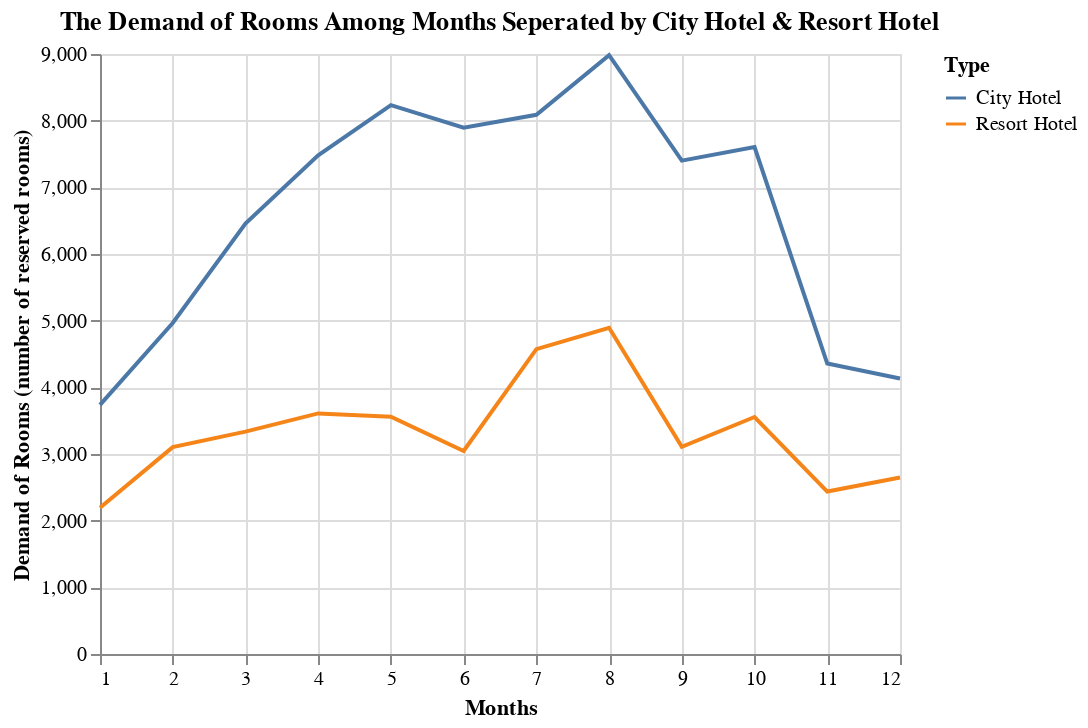

Notebook cell for this chart:
### Code cell
alt.Chart(dfByMonthDemand).mark_line().encode(
    x=alt.X('arrival_date_month', title='Months'),
    y=alt.Y('hotel', title='Demand of Rooms (number of reserved rooms)'),
    color='Type'
).properties(
    title='The Demand of Rooms Among Months Seperated by City Hotel & Resort Hotel'
)

### Figure 1 — Vega-Lite specification as saved in the notebook (floating-point values rounded to 4 significant figures)
{"config": {"view": {"continuousWidth": 400, "continuousHeight": 300}}, "data": {"name": "data-73cec15617bd98478f9ce33fce7cca41"}, "mark": "line", "encoding": {"color": {"type": "nominal", "field": "Type"}, "x": {"type": "quantitative", "field": "arrival_date_month", "title": "Months"}, "y": {"type": "quantitative", "field": "hotel", "title": "Demand of Rooms (number of reserved rooms)"}}, "title": "The Demand of Rooms Among Months Seperated by City Hotel & Resort Hotel", "$schema": "https://vega.github.io/schema/vega-lite/v4.8.1.json", "datasets": {"data-73cec15617bd98478f9ce33fce7cca41": [{"arrival_date_month": 1, "hotel": 2193, "is_canceled": 2193, "lead_time": 2193, "arrival_date_year": 2193, "arrival_date_week_number": 2193, "arrival_date_day_of_month": 2193, "stays_in_weekend_nights": 2193, "stays_in_week_nights": 2193, "adults": 2193, "children": 2193, "babies": 2193, "meal": 2193, "country": 2138, "market_segment": 2193, "distribution_channel": 2193, "is_repeated_guest": 2193, "previous_cancellations": 2193, "previous_bookings_not_canceled": 2193, "reserved_room_type": 2193, "assigned_room_type": 2193, "booking_changes": 2193, "deposit_type": 2193, "days_in_waiting_list": 2193, "customer_type": 2193, "adr": 2193, "required_car_parking_spaces": 2193, "total_of_special_requests": 2193, "reservation_status": 2193, "reservation_status_date": 2193, "Type": "Resort Hotel"}, {"arrival_date_month": 2, "hotel": 3103, "is_canceled": 3103, "lead_time": 3103, "arrival_date_year": 3103, "arrival_date_week_number": 3103, "arrival_date_day_of_month": 3103, "stays_in_weekend_nights": 3103, "stays_in_week_nights": 3103, "adults": 3103, "children": 3103, "babies": 3103, "meal": 3103, "country": 3047, "market_segment": 3103, "distribution_channel": 3103, "is_repeated_guest": 3103, "previous_cancellations": 3103, "previous_bookings_not_canceled": 3103, "reserved_room_type": 3103, "assigned_room_type": 3103, "booking_changes": 3103, "deposit_type": 3103, "days_in_waiting_list": 3103, "customer_type": 3103, "adr": 3103, "required_car_parking_spaces": 3103, "total_of_special_requests": 3103, "reservation_status": 3103, "reservation_status_date": 3103, "Type": "Resort Hotel"}, {"arrival_date_month": 3, "hotel": 3336, "is_canceled": 3336, "lead_time": 3336, "arrival_date_year": 3336, "arrival_date_week_number": 3336, "arrival_date_day_of_month": 3336, "stays_in_weekend_nights": 3336, "stays_in_week_nights": 3336, "adults": 3336, "children": 3336, "babies": 3336, "meal": 3336, "country": 3281, "market_segment": 3336, "distribution_channel": 3336, "is_repeated_guest": 3336, "previous_cancellations": 3336, "previous_bookings_not_canceled": 3336, "reserved_room_type": 3336, "assigned_room_type": 3336, "booking_changes": 3336, "deposit_type": 3336, "days_in_waiting_list": 3336, "customer_type": 3336, "adr": 3336, "required_car_parking_spaces": 3336, "total_of_special_requests": 3336, "reservation_status": 3336, "reservation_status_date": 3336, "Type": "Resort Hotel"}, {"arrival_date_month": 4, "hotel": 3609, "is_canceled": 3609, "lead_time": 3609, "arrival_date_year": 3609, "arrival_date_week_number": 3609, "arrival_date_day_of_month": 3609, "stays_in_weekend_nights": 3609, "stays_in_week_nights": 3609, "adults": 3609, "children": 3609, "babies": 3609, "meal": 3609, "country": 3569, "market_segment": 3609, "distribution_channel": 3609, "is_repeated_guest": 3609, "previous_cancellations": 3609, "previous_bookings_not_canceled": 3609, "reserved_room_type": 3609, "assigned_room_type": 3609, "booking_changes": 3609, "deposit_type": 3609, "days_in_waiting_list": 3609, "customer_type": 3609, "adr": 3609, "required_car_parking_spaces": 3609, "total_of_special_requests": 3609, "reservation_status": 3609, "reservation_status_date": 3609, "Type": "Resort Hotel"}, {"arrival_date_month": 5, "hotel": 3559, "is_canceled": 3559, "lead_time": 3559, "arrival_date_year": 3559, "arrival_date_week_number": 3559, "arrival_date_day_of_month": 3559, "stays_in_weekend_nights": 3559, "stays_in_week_nights": 3559, "adults": 3559, "children": 3559, "babies": 3559, "meal": 3559, "country": 3547, "market_segment": 3559, "distribution_channel": 3559, "is_repeated_guest": 3559, "previous_cancellations": 3559, "previous_bookings_not_canceled": 3559, "reserved_room_type": 3559, "assigned_room_type": 3559, "booking_changes": 3559, "deposit_type": 3559, "days_in_waiting_list": 3559, "customer_type": 3559, "adr": 3559, "required_car_parking_spaces": 3559, "total_of_special_requests": 3559, "reservation_status": 3559, "reservation_status_date": 3559, "Type": "Resort Hotel"}, {"arrival_date_month": 6, "hotel": 3045, "is_canceled": 3045, "lead_time": 3045, "arrival_date_year": 3045, "arrival_date_week_number": 3045, "arrival_date_day_of_month": 3045, "stays_in_weekend_nights": 3045, "stays_in_week_nights": 3045, "adults": 3045, "children": 3045, "babies": 3045, "meal": 3045, "country": 3033, "market_segment": 3045, "distribution_channel": 3045, "is_repeated_guest": 3045, "previous_cancellations": 3045, "previous_bookings_not_canceled": 3045, "reserved_room_type": 3045, "assigned_room_type": 3045, "booking_changes": 3045, "deposit_type": 3045, "days_in_waiting_list": 3045, "customer_type": 3045, "adr": 3045, "required_car_parking_spaces": 3045, "total_of_special_requests": 3045, "reservation_status": 3045, "reservation_status_date": 3045, "Type": "Resort Hotel"}, {"arrival_date_month": 7, "hotel": 4573, "is_canceled": 4573, "lead_time": 4573, "arrival_date_year": 4573, "arrival_date_week_number": 4573, "arrival_date_day_of_month": 4573, "stays_in_weekend_nights": 4573, "stays_in_week_nights": 4573, "adults": 4573, "children": 4573, "babies": 4573, "meal": 4573, "country": 4540, "market_segment": 4573, "distribution_channel": 4573, "is_repeated_guest": 4573, "previous_cancellations": 4573, "previous_bookings_not_canceled": 4573, "reserved_room_type": 4573, "assigned_room_type": 4573, "booking_changes": 4573, "deposit_type": 4573, "days_in_waiting_list": 4573, "customer_type": 4573, "adr": 4573, "required_car_parking_spaces": 4573, "total_of_special_requests": 4573, "reservation_status": 4573, "reservation_status_date": 4573, "Type": "Resort Hotel"}, {"arrival_date_month": 8, "hotel": 4894, "is_canceled": 4894, "lead_time": 4894, "arrival_date_year": 4894, "arrival_date_week_number": 4894, "arrival_date_day_of_month": 4894, "stays_in_weekend_nights": 4894, "stays_in_week_nights": 4894, "adults": 4894, "children": 4894, "babies": 4894, "meal": 4894, "country": 4873, "market_segment": 4894, "distribution_channel": 4894, "is_repeated_guest": 4894, "previous_cancellations": 4894, "previous_bookings_not_canceled": 4894, "reserved_room_type": 4894, "assigned_room_type": 4894, "booking_changes": 4894, "deposit_type": 4894, "days_in_waiting_list": 4894, "customer_type": 4894, "adr": 4894, "required_car_parking_spaces": 4894, "total_of_special_requests": 4894, "reservation_status": 4894, "reservation_status_date": 4894, "Type": "Resort Hotel"}, {"arrival_date_month": 9, "hotel": 3108, "is_canceled": 3108, "lead_time": 3108, "arrival_date_year": 3108, "arrival_date_week_number": 3108, "arrival_date_day_of_month": 3108, "stays_in_weekend_nights": 3108, "stays_in_week_nights": 3108, "adults": 3108, "children": 3108, "babies": 3108, "meal": 3108, "country": 3067, "market_segment": 3108, "distribution_channel": 3108, "is_repeated_guest": 3108, "previous_cancellations": 3108, "previous_bookings_not_canceled": 3108, "reserved_room_type": 3108, "assigned_room_type": 3108, "booking_changes": 3108, "deposit_type": 3108, "days_in_waiting_list": 3108, "customer_type": 3108, "adr": 3108, "required_car_parking_spaces": 3108, "total_of_special_requests": 3108, "reservation_status": 3108, "reservation_status_date": 3108, "Type": "Resort Hotel"}, {"arrival_date_month": 10, "hotel": 3555, "is_canceled": 3555, "lead_time": 3555, "arrival_date_year": 3555, "arrival_date_week_number": 3555, "arrival_date_day_of_month": 3555, "stays_in_weekend_nights": 3555, "stays_in_week_nights": 3555, "adults": 3555, "children": 3555, "babies": 3555, "meal": 3555, "country": 3504, "market_segment": 3555, "distribution_channel": 3555, "is_repeated_guest": 3555, "previous_cancellations": 3555, "previous_bookings_not_canceled": 3555, "reserved_room_type": 3555, "assigned_room_type": 3555, "booking_changes": 3555, "deposit_type": 3555, "days_in_waiting_list": 3555, "customer_type": 3555, "adr": 3555, "required_car_parking_spaces": 3555, "total_of_special_requests": 3555, "reservation_status": 3555, "reservation_status_date": 3555, "Type": "Resort Hotel"}, {"arrival_date_month": 11, "hotel": 2437, "is_canceled": 2437, "lead_time": 2437, "arrival_date_year": 2437, "arrival_date_week_number": 2437, "arrival_date_day_of_month": 2437, "stays_in_weekend_nights": 2437, "stays_in_week_nights": 2437, "adults": 2437, "children": 2437, "babies": 2437, "meal": 2437, "country": 2398, "market_segment": 2437, "distribution_channel": 2437, "is_repeated_guest": 2437, "previous_cancellations": 2437, "previous_bookings_not_canceled": 2437, "reserved_room_type": 2437, "assigned_room_type": 2437, "booking_changes": 2437, "deposit_type": 2437, "days_in_waiting_list": 2437, "customer_type": 2437, "adr": 2437, "required_car_parking_spaces": 2437, "total_of_special_requests": 2437, "reservation_status": 2437, "reservation_status_date": 2437, "Type": "Resort Hotel"}, {"arrival_date_month": 12, "hotel": 2648, "is_canceled": 2648, "lead_time": 2648, "arrival_date_year": 2648, "arrival_date_week_number": 2648, "arrival_date_day_of_month": 2648, "stays_in_weekend_nights": 2648, "stays_in_week_nights": 2648, "adults": 2648, "children": 2648, "babies": 2648, "meal": 2648, "country": 2599, "market_segment": 2648, "distribution_channel": 2648, "is_repeated_guest": 2648, "previous_cancellations": 2648, "previous_bookings_not_canceled": 2648, "reserved_room_type": 2648, "assigned_room_type": 2648, "booking_changes": 2648, "deposit_type": 2648, "days_in_waiting_list": 2648, "customer_type": 2648, "adr": 2648, "required_car_parking_spaces": 2648, "total_of_special_requests": 2648, "reservation_status": 2648, "reservation_status_date": 2648, "Type": "Resort Hotel"}, {"arrival_date_month": 1, "hotel": 3736, "is_canceled": 3736, "lead_time": 3736, "arrival_date_year": 3736, "arrival_date_week_number": 3736, "arrival_date_day_of_month": 3736, "stays_in_weekend_nights": 3736, "stays_in_week_nights": 3736, "adults": 3736, "children": 3736, "babies": 3736, "meal": 3736, "country": 3736, "market_segment": 3736, "distribution_channel": 3736, "is_repeated_guest": 3736, "previous_cancellations": 3736, "previous_bookings_not_canceled": 3736, "reserved_room_type": 3736, "assigned_room_type": 3736, "booking_changes": 3736, "deposit_type": 3736, "days_in_waiting_list": 3736, "customer_type": 3736, "adr": 3736, "required_car_parking_spaces": 3736, "total_of_special_requests": 3736, "reservation_status": 3736, "reservation_status_date": 3736, "Type": "City Hotel"}, {"arrival_date_month": 2, "hotel": 4965, "is_canceled": 4965, "lead_time": 4965, "arrival_date_year": 4965, "arrival_date_week_number": 4965, "arrival_date_day_of_month": 4965, "stays_in_weekend_nights": 4965, "stays_in_week_nights": 4965, "adults": 4965, "children": 4965, "babies": 4965, "meal": 4965, "country": 4965, "market_segment": 4965, "distribution_channel": 4965, "is_repeated_guest": 4965, "previous_cancellations": 4965, "previous_bookings_not_canceled": 4965, "reserved_room_type": 4965, "assigned_room_type": 4965, "booking_changes": 4965, "deposit_type": 4965, "days_in_waiting_list": 4965, "customer_type": 4965, "adr": 4965, "required_car_parking_spaces": 4965, "total_of_special_requests": 4965, "reservation_status": 4965, "reservation_status_date": 4965, "Type": "City Hotel"}, {"arrival_date_month": 3, "hotel": 6458, "is_canceled": 6458, "lead_time": 6458, "arrival_date_year": 6458, "arrival_date_week_number": 6458, "arrival_date_day_of_month": 6458, "stays_in_weekend_nights": 6458, "stays_in_week_nights": 6458, "adults": 6458, "children": 6458, "babies": 6458, "meal": 6458, "country": 6458, "market_segment": 6458, "distribution_channel": 6458, "is_repeated_guest": 6458, "previous_cancellations": 6458, "previous_bookings_not_canceled": 6458, "reserved_room_type": 6458, "assigned_room_type": 6458, "booking_changes": 6458, "deposit_type": 6458, "days_in_waiting_list": 6458, "customer_type": 6458, "adr": 6458, "required_car_parking_spaces": 6458, "total_of_special_requests": 6458, "reservation_status": 6458, "reservation_status_date": 6458, "Type": "City Hotel"}, {"arrival_date_month": 4, "hotel": 7480, "is_canceled": 7480, "lead_time": 7480, "arrival_date_year": 7480, "arrival_date_week_number": 7480, "arrival_date_day_of_month": 7480, "stays_in_weekend_nights": 7480, "stays_in_week_nights": 7480, "adults": 7480, "children": 7480, "babies": 7480, "meal": 7480, "country": 7476, "market_segment": 7480, "distribution_channel": 7480, "is_repeated_guest": 7480, "previous_cancellations": 7480, "previous_bookings_not_canceled": 7480, "reserved_room_type": 7480, "assigned_room_type": 7480, "booking_changes": 7480, "deposit_type": 7480, "days_in_waiting_list": 7480, "customer_type": 7480, "adr": 7480, "required_car_parking_spaces": 7480, "total_of_special_requests": 7480, "reservation_status": 7480, "reservation_status_date": 7480, "Type": "City Hotel"}, {"arrival_date_month": 5, "hotel": 8232, "is_canceled": 8232, "lead_time": 8232, "arrival_date_year": 8232, "arrival_date_week_number": 8232, "arrival_date_day_of_month": 8232, "stays_in_weekend_nights": 8232, "stays_in_week_nights": 8232, "adults": 8232, "children": 8232, "babies": 8232, "meal": 8232, "country": 8232, "market_segment": 8232, "distribution_channel": 8232, "is_repeated_guest": 8232, "previous_cancellations": 8232, "previous_bookings_not_canceled": 8232, "reserved_room_type": 8232, "assigned_room_type": 8232, "booking_changes": 8232, "deposit_type": 8232, "days_in_waiting_list": 8232, "customer_type": 8232, "adr": 8232, "required_car_parking_spaces": 8232, "total_of_special_requests": 8232, "reservation_status": 8232, "reservation_status_date": 8232, "Type": "City Hotel"}, {"arrival_date_month": 6, "hotel": 7894, "is_canceled": 7894, "lead_time": 7894, "arrival_date_year": 7894, "arrival_date_week_number": 7894, "arrival_date_day_of_month": 7894, "stays_in_weekend_nights": 7894, "stays_in_week_nights": 7894, "adults": 7894, "children": 7894, "babies": 7894, "meal": 7894, "country": 7894, "market_segment": 7894, "distribution_channel": 7894, "is_repeated_guest": 7894, "previous_cancellations": 7894, "previous_bookings_not_canceled": 7894, "reserved_room_type": 7894, "assigned_room_type": 7894, "booking_changes": 7894, "deposit_type": 7894, "days_in_waiting_list": 7894, "customer_type": 7894, "adr": 7894, "required_car_parking_spaces": 7894, "total_of_special_requests": 7894, "reservation_status": 7894, "reservation_status_date": 7894, "Type": "City Hotel"}, {"arrival_date_month": 7, "hotel": 8088, "is_canceled": 8088, "lead_time": 8088, "arrival_date_year": 8088, "arrival_date_week_number": 8088, "arrival_date_day_of_month": 8088, "stays_in_weekend_nights": 8088, "stays_in_week_nights": 8088, "adults": 8088, "children": 8088, "babies": 8088, "meal": 8088, "country": 8088, "market_segment": 8088, "distribution_channel": 8088, "is_repeated_guest": 8088, "previous_cancellations": 8088, "previous_bookings_not_canceled": 8088, "reserved_room_type": 8088, "assigned_room_type": 8088, "booking_changes": 8088, "deposit_type": 8088, "days_in_waiting_list": 8088, "customer_type": 8088, "adr": 8088, "required_car_parking_spaces": 8088, "total_of_special_requests": 8088, "reservation_status": 8088, "reservation_status_date": 8088, "Type": "City Hotel"}, {"arrival_date_month": 8, "hotel": 8983, "is_canceled": 8983, "lead_time": 8983, "arrival_date_year": 8983, "arrival_date_week_number": 8983, "arrival_date_day_of_month": 8983, "stays_in_weekend_nights": 8983, "stays_in_week_nights": 8983, "adults": 8983, "children": 8979, "babies": 8983, "meal": 8983, "country": 8983, "market_segment": 8983, "distribution_channel": 8983, "is_repeated_guest": 8983, "previous_cancellations": 8983, "previous_bookings_not_canceled": 8983, "reserved_room_type": 8983, "assigned_room_type": 8983, "booking_changes": 8983, "deposit_type": 8983, "days_in_waiting_list": 8983, "customer_type": 8983, "adr": 8983, "required_car_parking_spaces": 8983, "total_of_special_requests": 8983, "reservation_status": 8983, "reservation_status_date": 8983, "Type": "City Hotel"}, {"arrival_date_month": 9, "hotel": 7400, "is_canceled": 7400, "lead_time": 7400, "arrival_date_year": 7400, "arrival_date_week_number": 7400, "arrival_date_day_of_month": 7400, "stays_in_weekend_nights": 7400, "stays_in_week_nights": 7400, "adults": 7400, "children": 7400, "babies": 7400, "meal": 7400, "country": 7400, "market_segment": 7400, "distribution_channel": 7400, "is_repeated_guest": 7400, "previous_cancellations": 7400, "previous_bookings_not_canceled": 7400, "reserved_room_type": 7400, "assigned_room_type": 7400, "booking_changes": 7400, "deposit_type": 7400, "days_in_waiting_list": 7400, "customer_type": 7400, "adr": 7400, "required_car_parking_spaces": 7400, "total_of_special_requests": 7400, "reservation_status": 7400, "reservation_status_date": 7400, "Type": "City Hotel"}, {"arrival_date_month": 10, "hotel": 7605, "is_canceled": 7605, "lead_time": 7605, "arrival_date_year": 7605, "arrival_date_week_number": 7605, "arrival_date_day_of_month": 7605, "stays_in_weekend_nights": 7605, "stays_in_week_nights": 7605, "adults": 7605, "children": 7605, "babies": 7605, "meal": 7605, "country": 7591, "market_segment": 7605, "distribution_channel": 7605, "is_repeated_guest": 7605, "previous_cancellations": 7605, "previous_bookings_not_canceled": 7605, "reserved_room_type": 7605, "assigned_room_type": 7605, "booking_changes": 7605, "deposit_type": 7605, "days_in_waiting_list": 7605, "customer_type": 7605, "adr": 7605, "required_car_parking_spaces": 7605, "total_of_special_requests": 7605, "reservation_status": 7605, "reservation_status_date": 7605, "Type": "City Hotel"}, {"arrival_date_month": 11, "hotel": 4357, "is_canceled": 4357, "lead_time": 4357, "arrival_date_year": 4357, "arrival_date_week_number": 4357, "arrival_date_day_of_month": 4357, "stays_in_weekend_nights": 4357, "stays_in_week_nights": 4357, "adults": 4357, "children": 4357, "babies": 4357, "meal": 4357, "country": 4354, "market_segment": 4357, "distribution_channel": 4357, "is_repeated_guest": 4357, "previous_cancellations": 4357, "previous_bookings_not_canceled": 4357, "reserved_room_type": 4357, "assigned_room_type": 4357, "booking_changes": 4357, "deposit_type": 4357, "days_in_waiting_list": 4357, "customer_type": 4357, "adr": 4357, "required_car_parking_spaces": 4357, "total_of_special_requests": 4357, "reservation_status": 4357, "reservation_status_date": 4357, "Type": "City Hotel"}, {"arrival_date_month": 12, "hotel": 4132, "is_canceled": 4132, "lead_time": 4132, "arrival_date_year": 4132, "arrival_date_week_number": 4132, "arrival_date_day_of_month": 4132, "stays_in_weekend_nights": 4132, "stays_in_week_nights": 4132, "adults": 4132, "children": 4132, "babies": 4132, "meal": 4132, "country": 4129, "market_segment": 4132, "distribution_channel": 4132, "is_repeated_guest": 4132, "previous_cancellations": 4132, "previous_bookings_not_canceled": 4132, "reserved_room_type": 4132, "assigned_room_type": 4132, "booking_changes": 4132, "deposit_type": 4132, "days_in_waiting_list": 4132, "customer_type": 4132, "adr": 4132, "required_car_parking_spaces": 4132, "total_of_special_requests": 4132, "reservation_status": 4132, "reservation_status_date": 4132, "Type": "City Hotel"}]}}
